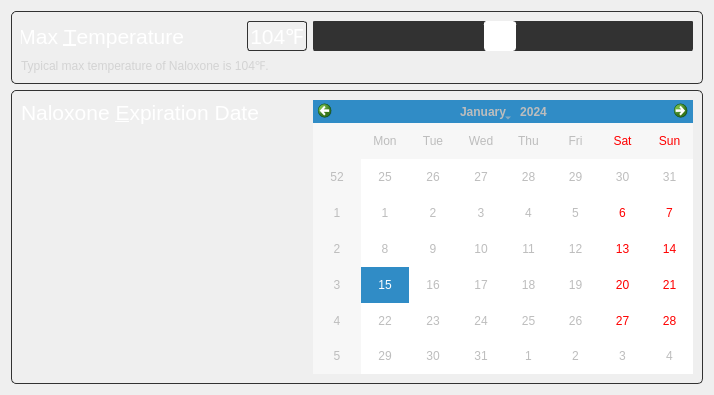
              <widget class="QWidget" name="scrollAreaWidgetContents_3">
               <property name="geometry">
                <rect>
                 <x>0</x>
                 <y>0</y>
                 <width>714</width>
                 <height>395</height>
                </rect>
               </property>
               <layout class="QVBoxLayout" name="verticalLayout">
                <item>
                 <widget class="QFrame" name="frame_5">
                  <property name="styleSheet">
                   <string notr="true">.QFrame{border-radius: 5px;border-color:rgb(50,50,50);border-width: 1px;border-style: solid;}</string>
                  </property>
                  <property name="frameShape">
                   <enum>QFrame::StyledPanel</enum>
                  </property>
                  <property name="frameShadow">
                   <enum>QFrame::Raised</enum>
                  </property>
                  <layout class="QGridLayout" name="gridLayout_23">
                   <item row="1" column="0">
                    <widget class="QLabel" name="label_19">
                     <property name="styleSheet">
                      <string notr="true">color:lightgrey</string>
                     </property>
                     <property name="text">
                      <string>Typical max temperature of Naloxone is 104℉.</string>
                     </property>
                     <property name="alignment">
                      <set>Qt::AlignLeading|Qt::AlignLeft|Qt::AlignTop</set>
                     </property>
                    </widget>
                   </item>
                   <item row="0" column="0">
                    <layout class="QHBoxLayout" name="horizontalLayout_43">
                     <item>
                      <widget class="QLabel" name="absoluteMaximumTemperatureLabel">
                       <property name="font">
                        <font>
                         <pointsize>16</pointsize>
                        </font>
                       </property>
                       <property name="styleSheet">
                        <string notr="true">color:white</string>
                       </property>
                       <property name="text">
                        <string>Max &amp;Temperature</string>
                       </property>
                       <property name="alignment">
                        <set>Qt::AlignRight|Qt::AlignTrailing|Qt::AlignVCenter</set>
                       </property>
                       <property name="buddy">
                        <cstring>temperatureSlider</cstring>
                       </property>
                      </widget>
                     </item>
                     <item>
                      <spacer name="horizontalSpacer_20">
                       <property name="orientation">
                        <enum>Qt::Horizontal</enum>
                       </property>
                       <property name="sizeHint" stdset="0">
                        <size>
                         <width>40</width>
                         <height>20</height>
                        </size>
                       </property>
                      </spacer>
                     </item>
                     <item>
                      <widget class="QLabel" name="CurrentTemperatureLabel">
                       <property name="minimumSize">
                        <size>
                         <width>60</width>
                         <height>30</height>
                        </size>
                       </property>
                       <property name="font">
                        <font>
                         <pointsize>16</pointsize>
                        </font>
                       </property>
                       <property name="styleSheet">
                        <string notr="true">color: white; border-radius:3px;border-color: rgb(50,50,50);border-width: 1px;border-style: solid;</string>
                       </property>
                       <property name="text">
                        <string>104℉</string>
                       </property>
                       <property name="alignment">
                        <set>Qt::AlignCenter</set>
                       </property>
                      </widget>
                     </item>
                     <item>
                      <widget class="QSlider" name="temperatureSlider">
                       <property name="minimumSize">
                        <size>
                         <width>380</width>
                         <height>30</height>
                        </size>
                       </property>
                       <property name="maximumSize">
                        <size>
                         <width>16777215</width>
                         <height>30</height>
                        </size>
                       </property>
                       <property name="font">
                        <font>
                         <pointsize>16</pointsize>
                        </font>
                       </property>
                       <property name="styleSheet">
                        <string notr="true">QSlider::groove:horizontal {
    border: 1px solid rgb(50,50,50);
    border-radius: 3px;
    height: 30px; /* the groove expands to the size of the slider by default. by giving it a height, it has a fixed size */
    background: rgb(50,50,50);
    margin: 2px 0;
}

QSlider::handle:horizontal {
    background-color:white;
    border: 1px solid white;
    width: 30px;
    border-radius: 3px;
}</string>
                       </property>
                       <property name="maximum">
                        <number>212</number>
                       </property>
                       <property name="value">
                        <number>104</number>
                       </property>
                       <property name="sliderPosition">
                        <number>104</number>
                       </property>
                       <property name="orientation">
                        <enum>Qt::Horizontal</enum>
                       </property>
                      </widget>
                     </item>
                    </layout>
                   </item>
                  </layout>
                 </widget>
                </item>
                <item>
                 <widget class="QFrame" name="frame_8">
                  <property name="styleSheet">
                   <string notr="true">.QFrame{border-radius: 5px;border-color:rgb(50,50,50);border-width: 1px;border-style: solid;}</string>
                  </property>
                  <property name="frameShape">
                   <enum>QFrame::StyledPanel</enum>
                  </property>
                  <property name="frameShadow">
                   <enum>QFrame::Raised</enum>
                  </property>
                  <layout class="QHBoxLayout" name="horizontalLayout_6">
                   <item>
                    <layout class="QVBoxLayout" name="verticalLayout_34">
                     <item>
                      <widget class="QLabel" name="naloxoneExpirationDateSettingsLabel">
                       <property name="font">
                        <font>
                         <pointsize>16</pointsize>
                        </font>
                       </property>
                       <property name="styleSheet">
                        <string notr="true">color:white</string>
                       </property>
                       <property name="text">
                        <string>Naloxone &amp;Expiration Date</string>
                       </property>
                       <property name="alignment">
                        <set>Qt::AlignLeading|Qt::AlignLeft|Qt::AlignVCenter</set>
                       </property>
                       <property name="buddy">
                        <cstring>naloxoneExpirationDateEdit</cstring>
                       </property>
                      </widget>
                     </item>
                     <item>
                      <spacer name="verticalSpacer_3">
                       <property name="orientation">
                        <enum>Qt::Vertical</enum>
                       </property>
                       <property name="sizeHint" stdset="0">
                        <size>
                         <width>20</width>
                         <height>40</height>
                        </size>
                       </property>
                      </spacer>
                     </item>
                    </layout>
                   </item>
                   <item>
                    <spacer name="horizontalSpacer_19">
                     <property name="orientation">
                      <enum>Qt::Horizontal</enum>
                     </property>
                     <property name="sizeHint" stdset="0">
                      <size>
                       <width>40</width>
                       <height>20</height>
                      </size>
                     </property>
                    </spacer>
                   </item>
                   <item>
                    <widget class="QCalendarWidget" name="naloxoneExpirationDateEdit">
                     <property name="minimumSize">
                      <size>
                       <width>380</width>
                       <height>240</height>
                      </size>
                     </property>
                     <property name="styleSheet">
                      <string notr="true">color:rgb(189, 189, 189)</string>
                     </property>
                    </widget>
                   </item>
                  </layout>
                 </widget>
                </item>
               </layout>
              </widget>
